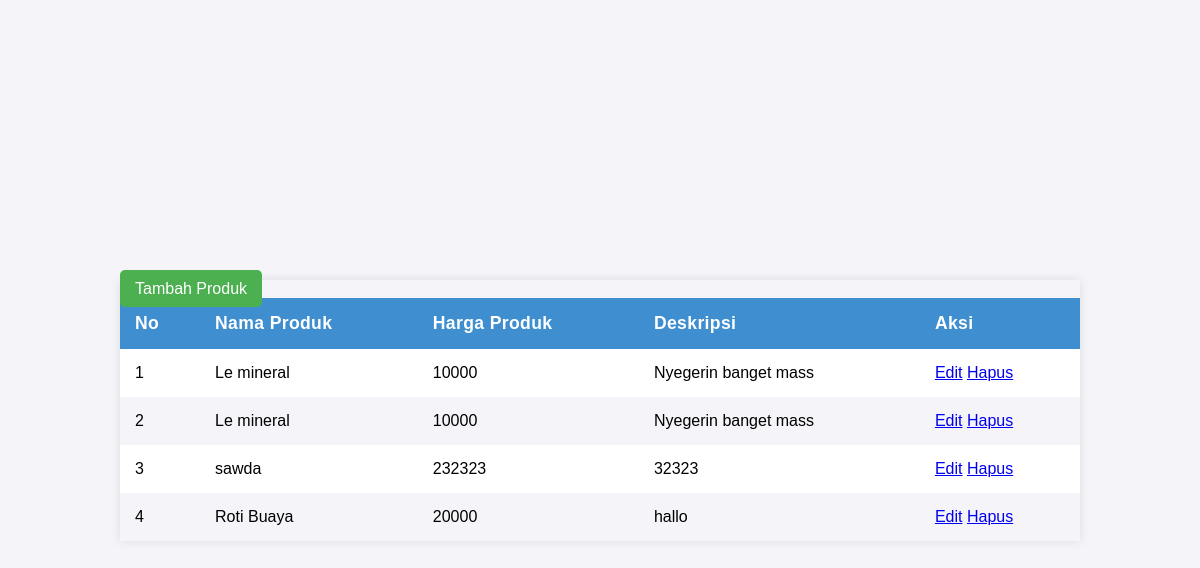
The page / on the database its author committed.
### tables this page shows
CREATE TABLE produk(
    id_produk INTEGER PRIMARY KEY AUTOINCREMENT,
    nama_produk TEXT NOT NULL,
    harga_produk REAL NOT NULL,
    deskripsi TEXT
);

### index.php (the view, shortened to what this page needs)
<?php
include 'db.php';
$query_tampilkan_produk = 'SELECT * FROM produk';
$result = $db->query($query_tampilkan_produk);
?>
<!DOCTYPE html>
<html lang="en">
<head>
    <link rel="stylesheet" href="style.css">
</head>
<body>
    <div class="table-container">
        <a href="create.php" class="add-product-btn">Tambah Produk</a>
        <table>
            <thead>
                <tr>
                    <th>No</th>
                    <th>Nama Produk</th>
                    <th>Harga Produk</th>
                    <th>Deskripsi</th>
                    <th>Aksi</th>
                </tr>
            </thead>
            <tbody>
                <?php
                $no = 1;
                while ($row = $result->fetchArray(SQLITE3_ASSOC)) {
                    echo "<tr>
                            <td>{$no}</td>
                            <td>{$row['nama_produk']}</td>
                            <td>{$row['harga_produk']}</td>
                            <td>{$row['deskripsi']}</td>
                            <td>
                                <a href='edit.php?id={$row['id_produk']}'>Edit</a>
                                <a href='delete.php?id={$row['id_produk']}' onclick=\"return confirm('Apakah Anda yakin ingin menghapus produk ini?');\">Hapus</a>
                            </td>
                          </tr>";
                    $no++;
                }
                ?>
            </tbody>
        </table>
    </div>
</body>
</html>

### style.css (style rules this page uses)
* { margin: 0; padding: 0; box-sizing: border-box; }
body { font-family: Arial, sans-serif; background-color: #f4f4f9; display: flex; justify-content: center; align-items: center; height: 100vh; }
.table-container { width: 80%; margin-top: 20px; box-shadow: 0 0 10px rgba(0, 0, 0, 0.1); }
.add-product-btn { padding: 10px 15px; background-color: #4CAF50; color: white; text-decoration: none; border-radius: 5px; transition: background-color 0.3s; }
table { width: 100%; border-collapse: collapse; background-color: #fff; }
thead { background-color: #3e8ed0; color: #fff; }
th, td { padding: 15px; text-align: left; }
th { font-size: 1.1em; letter-spacing: 0.02em; }
tbody tr:nth-child(even) { background-color: #f4f4f9; }

### rows shown on the page
produk: nama_produk "Le mineral", harga_produk "10000", deskripsi "Nyegerin banget mass"
produk: nama_produk "Le mineral", harga_produk "10000", deskripsi "Nyegerin banget mass"
produk: nama_produk "sawda", harga_produk "232323", deskripsi "32323"
produk: nama_produk "Roti Buaya", harga_produk "20000", deskripsi "hallo"
